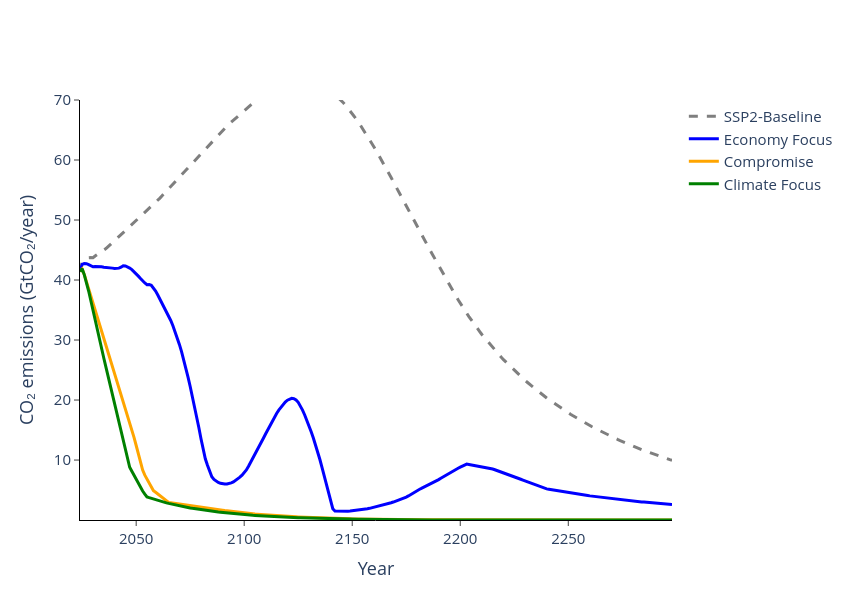

Notebook code for this chart:
### Code cell
## Plot 2 — Global Emissions: HAPPO vs MAPPO

happo_em_paths = [
    npy_path(happo_runs[n], happo_info[n]['prefix'], 'emissions')
    for n in happo_runs
]
hasac_em_paths = [
    npy_path(hasac_runs[n], hasac_info[n]['prefix'], 'emissions')
    for n in hasac_runs
]
mappo_em_paths = [
    npy_path(mappo_runs[n], mappo_info[n]['prefix'], 'emissions')
    for n in mappo_runs
]

median_labels = ['SSP2-Baseline', f'Economy Focus', f'Compromise', f'Climate Focus']

fig_emissions, _ = plot_median_emission_comparison_with_baseline(
    data_paths=[str(BASELINE_PATH)] + hasac_em_paths,
    labels=median_labels,
    fill=['none', 'none', 'none', 'none'],
    path_to_output='.',
    xaxis_title='Year',
    yaxis_title='CO₂ emissions (GtCO₂/year)',
    linewidth=3,
    colour_palette=['#7F7F7F', "blue", "orange", "green"],
    template='plotly_white',
    yaxis_upper_limit=70,
    visualization_start_year=2024,
    visualization_end_year=2298,
    width=850,
    height=600,
    fontsize=15,
    saving=False,
)
fig_emissions.show()
if SAVE_FIGURES:
    fig_emissions.write_image(OUTPUT_DIR / 'global_emissions_comparison.png', scale=2)

### Figure 1 — Plotly figure (JSON) as saved in the notebook; plotly's stock layout.template omitted (floating-point values rounded to 4 significant figures; data arrays with more than 128 entries replaced by an {"elided": "..."} marker saying what was removed)
{"data": [{"fill": "none", "line": {"color": "#7F7F7F", "dash": "dash", "width": 3}, "mode": "lines", "name": "SSP2-Baseline", "type": "scatter", "x": {"elided": "275 int values"}, "y": {"elided": "275 float values"}}, {"fill": "none", "line": {"color": "blue", "dash": "solid", "width": 3}, "mode": "lines", "name": "Economy Focus", "type": "scatter", "x": {"elided": "275 int values"}, "y": {"elided": "275 float values"}}, {"fill": "none", "line": {"color": "orange", "dash": "solid", "width": 3}, "mode": "lines", "name": "Compromise", "type": "scatter", "x": {"elided": "275 int values"}, "y": {"elided": "275 float values"}}, {"fill": "none", "line": {"color": "green", "dash": "solid", "width": 3}, "mode": "lines", "name": "Climate Focus", "type": "scatter", "x": {"elided": "275 int values"}, "y": {"elided": "275 float values"}}], "layout": {"font": {"size": 15}, "height": 600, "title": {"x": 0.5}, "width": 850, "xaxis": {"linecolor": "black", "linewidth": 1, "showgrid": false, "showline": true, "ticks": "outside", "title": {"text": "Year"}}, "yaxis": {"linecolor": "black", "linewidth": 1, "range": [0.01, 70], "showgrid": false, "showline": true, "ticks": "outside", "title": {"text": "CO₂ emissions (GtCO₂/year)"}}}}
